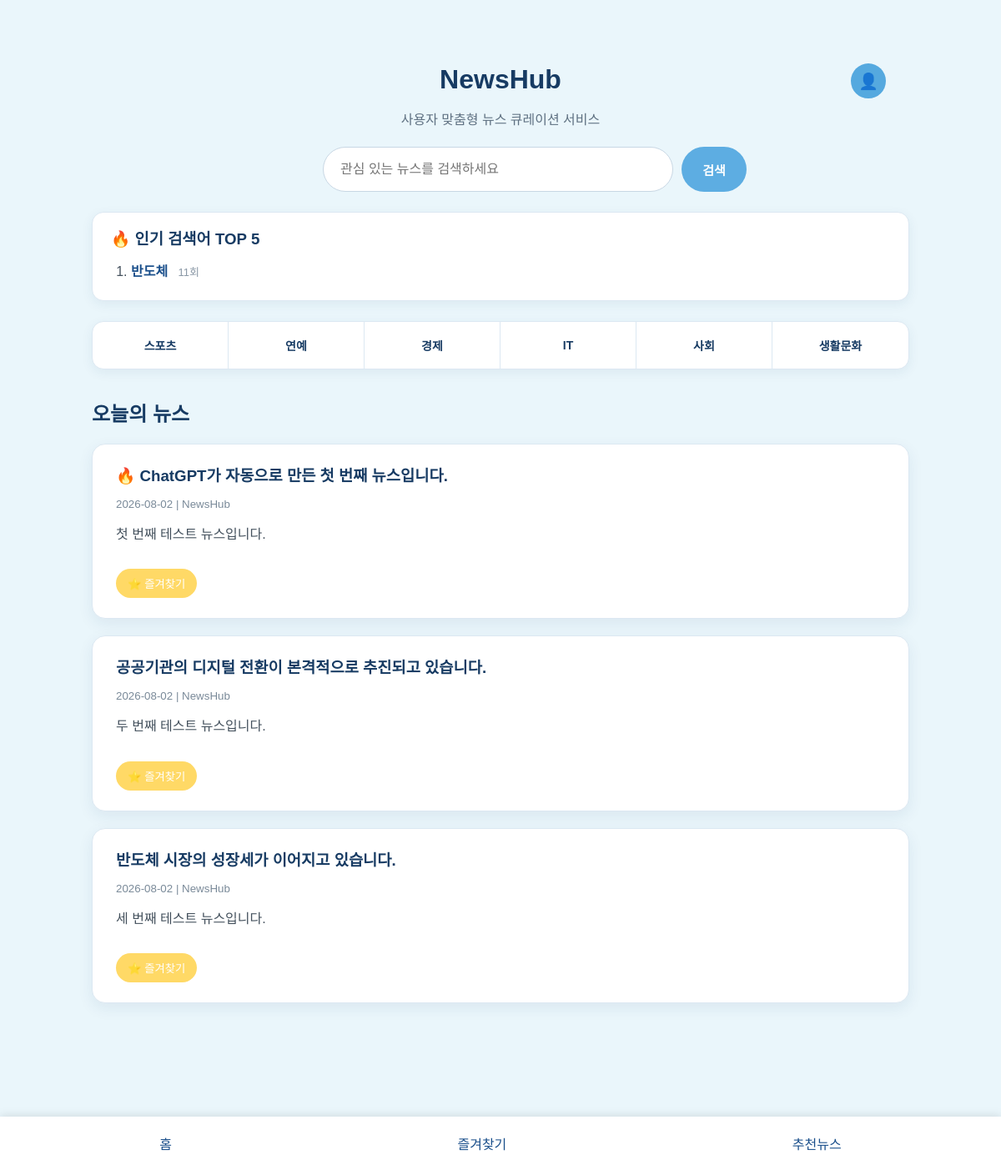
Before: / with the older database file.
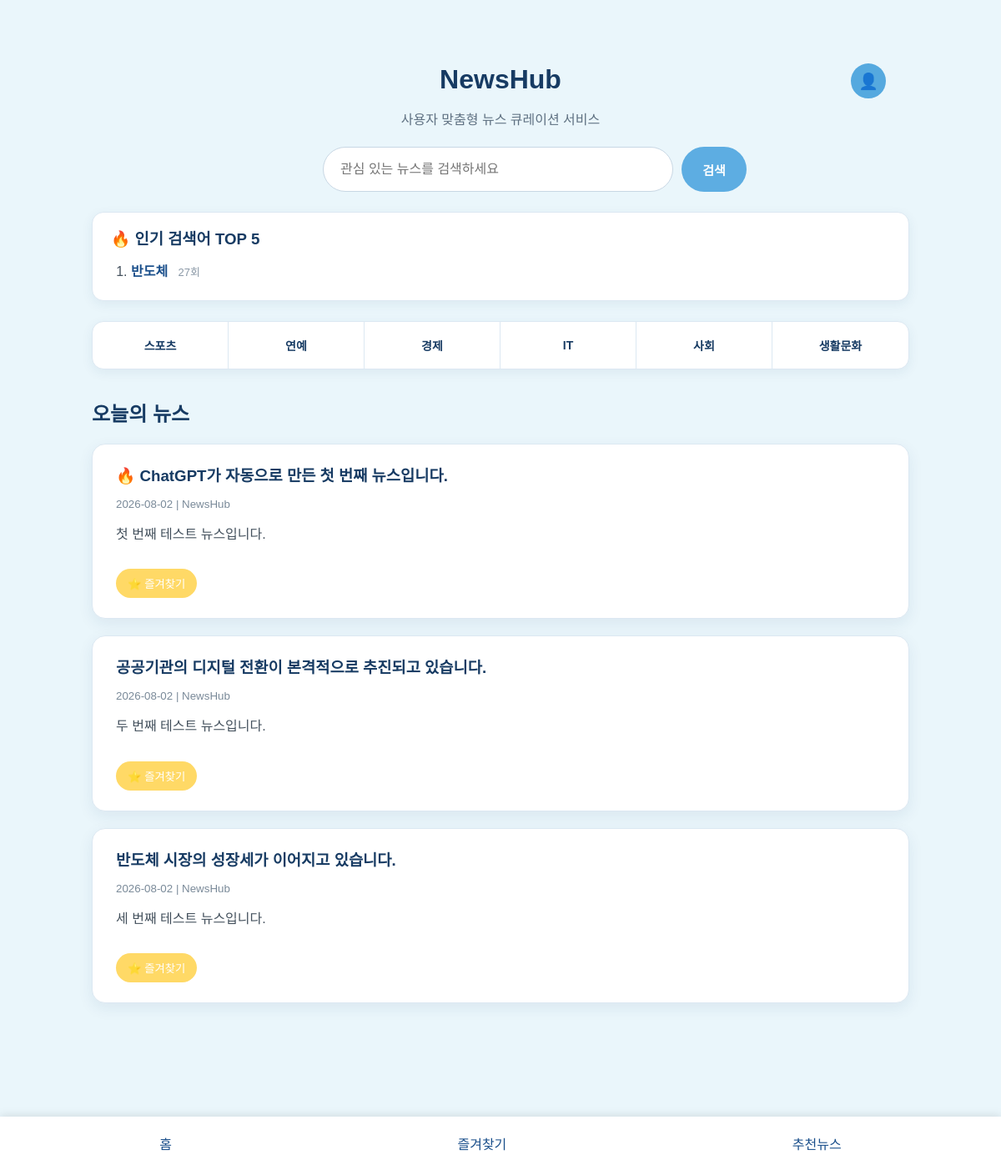
After: the same page with the newer database file.
### tables this page shows
CREATE TABLE search_keywords (
            id INTEGER PRIMARY KEY AUTOINCREMENT,
            keyword TEXT NOT NULL UNIQUE,
            count INTEGER NOT NULL DEFAULT 1
        );

### app.py (the view)
@app.route("/")
def home():
    query = request.args.get("q", "").strip()
    if query:
        connection = sqlite3.connect("news.db")
        existing_keyword = connection.execute(
            """
            SELECT id
            FROM search_keywords
            WHERE keyword = ?
            """,
            (query,)
        ).fetchone()
        if existing_keyword:
            connection.execute(
                """
                UPDATE search_keywords
                SET count = count + 1
                WHERE keyword = ?
                """,
                (query,)
            )
        else:
            connection.execute(
                """
                INSERT INTO search_keywords (keyword)
                VALUES (?)
                """,
                (query,)
            )
        username = session.get("username")
        if username:
            existing_user_keyword = connection.execute(
                """
                SELECT id
                FROM user_search_keywords
                WHERE username = ? AND keyword = ?
                """,
                (username, query)
            ).fetchone()
            if existing_user_keyword:
                connection.execute(
                    """
                    UPDATE user_search_keywords
                    SET count = count + 1
                    WHERE username = ? AND keyword = ?
                    """,
                    (username, query)
                )
            else:
                connection.execute(
                    """
                    INSERT INTO user_search_keywords (
                        username,
                        keyword
                    )
                    VALUES (?, ?)
                    """,
                    (username, query)
                )
        connection.commit()
        connection.close()
        filtered_news = [
            news for news in news_list
            if query.lower() in news["title"].lower()
            or query.lower() in news["content"].lower()
        ]
    else:
        filtered_news = news_list
    connection = sqlite3.connect("news.db")
    popular_keywords = connection.execute(
        """
        SELECT keyword, count
        FROM search_keywords
        ORDER BY count DESC, keyword ASC
        LIMIT 5
        """
    ).fetchall()
    connection.close()
    return render_template(
        "index.html",
        news_list=filtered_news,
        query=query,
        popular_keywords=popular_keywords
    )

### templates/index.html (shortened to what this page needs)
<!DOCTYPE html>
<html lang="ko">
<head>
    <link
        rel="stylesheet"
        href="{{ url_for('static', filename='style.css') }}"
    >
</head>
<body>
    <div class="title-row">
        <h1>NewsHub</h1>
        {% if session.get("username") %}
            <a href="{{ url_for('profile') }}" class="profile-icon">
                👤
            </a>
        {% else %}
            <a href="{{ url_for('login') }}" class="profile-icon">
                👤
            </a>
        {% endif %}
    </div>
    <p>사용자 맞춤형 뉴스 큐레이션 서비스</p>
    <div class="search-area">
        <form
            method="GET"
            action="{{ url_for('home') }}"
            id="search-form"
        >
            <input
                type="text"
                id="search-input"
                name="q"
                placeholder="관심 있는 뉴스를 검색하세요"
                value="{{ query }}"
                autocomplete="off"
            >
            <button type="submit">
                검색
            </button>
        </form>
    </div>
    {% if popular_keywords %}
    <section class="popular-box">
        <h3>🔥 인기 검색어 TOP 5</h3>
        <ol class="popular-list">
            {% for keyword, count in popular_keywords %}
            <li>
                <a href="{{ url_for('home', q=keyword) }}">
                    {{ keyword }}
                </a>
                <span>{{ count }}회</span>
            </li>
            {% endfor %}
        </ol>
    </section>
    {% endif %}
    <nav>
        <button type="button">스포츠</button>
        <button type="button">연예</button>
        <button type="button">경제</button>
        <button type="button">IT</button>
        <button type="button">사회</button>
        <button type="button">생활문화</button>
    </nav>
    <main>
        <h2>오늘의 뉴스</h2>
        {% if news_list %}
            {% for news in news_list %}
            <article>
                <h3>{{ news.title }}</h3>
                <small>
                    {{ news.date }} | {{ news.source }}
                </small>
                <p>{{ news.content }}</p>
                <form
                    method="POST"
                    action="{{ url_for(
                        'add_favorite',
                        news_id=news.id
                    ) }}"
                >
                    <button
                        type="submit"
                        class="favorite-button"
                    >
                        ⭐ 즐겨찾기
                    </button>
                </form>
            </article>
            {% endfor %}
        {% else %}
            <p>검색 결과가 없습니다.</p>
        {% endif %}
    </main>
    <footer>
        <a href="{{ url_for('home') }}">홈</a>
        <a href="{{ url_for('favorites') }}">즐겨찾기</a>
        <a href="{{ url_for('interests') }}">추천뉴스</a>
    </footer>
</body>
</html>

Changed rows visible on the page:
changed search_keywords "반도체": count "11" → "27"
